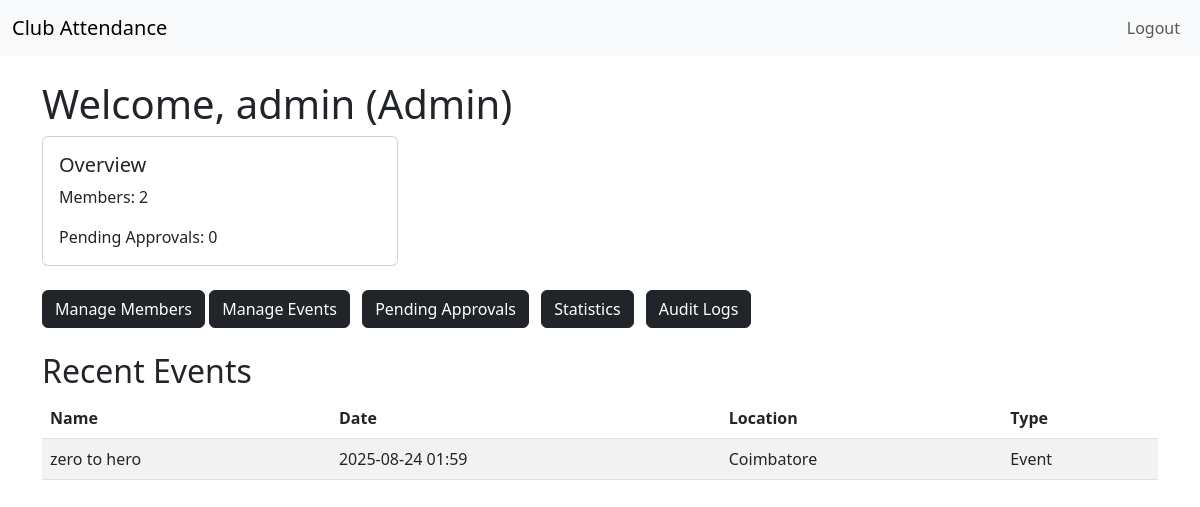
Page /dashboard (signed in) on the earlier database version.
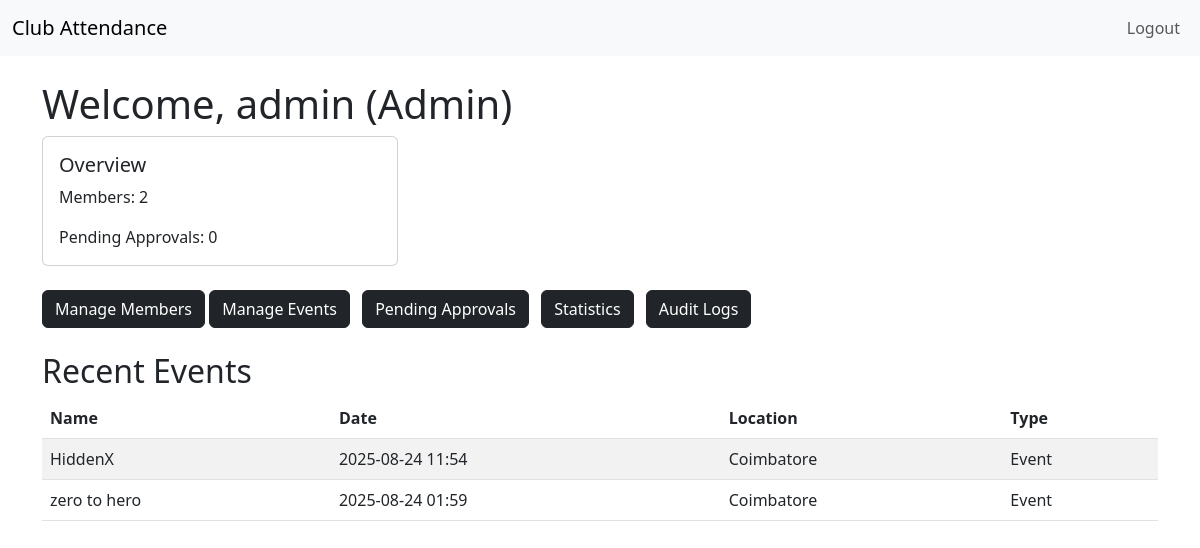
Same page on the later database version.
### app.py (models this page shows)
class Event(db.Model):
    id = db.Column(db.Integer, primary_key=True)
    name = db.Column(db.String(100), nullable=False)
    date_time = db.Column(db.DateTime, nullable=False)
    location = db.Column(db.String(100), nullable=False)
    type = db.Column(db.String(50), nullable=False)
    importance = db.Column(db.String(20))
    urgency = db.Column(db.String(20))
    seriousness = db.Column(db.String(20))

### app.py (the view)
@app.route('/dashboard')
@login_required
def dashboard():
    if current_user.role == 'admin':
        members_count = Member.query.count()
        pending_approvals = Approval.query.filter_by(status='pending').count()
        events = Event.query.order_by(Event.date_time.desc()).limit(5).all()
        return render_template('admin_dashboard.html', members_count=members_count, pending_approvals=pending_approvals, events=events)
    else:
        events = Event.query.filter(Event.date_time >= datetime.utcnow()).order_by(Event.date_time).all()
        return render_template('taker_dashboard.html', events=events)

### app.py (called while the page is built)
@login_manager.user_loader
def load_user(user_id):
    return User.query.get(int(user_id))

### templates/admin_dashboard.html (shortened to what this page needs)
{% extends 'base.html' %}
{% block content %}
    <h1>Welcome, {{ current_user.username }} (Admin)</h1>
    <div class="row mb-4">
        <div class="col-md-4">
            <div class="card">
                <div class="card-body">
                    <h5 class="card-title">Overview</h5>
                    <p class="card-text">Members: {{ members_count }}</p>
                    <p class="card-text">Pending Approvals: {{ pending_approvals }}</p>
                </div>
            </div>
        </div>
    </div>
    <div class="mb-4">
        <a href="{{ url_for('members') }}" class="btn btn-dark ">Manage Members</a>
        <a href="{{ url_for('events') }}" class="btn btn-dark me-2">Manage Events</a>
        <a href="{{ url_for('approvals') }}" class="btn btn-dark me-2">Pending Approvals</a>
        <a href="{{ url_for('statistics') }}" class="btn btn-dark me-2">Statistics</a>
        <a href="{{ url_for('audit_logs') }}" class="btn btn-dark">Audit Logs</a>
    </div>
    <h2>Recent Events</h2>
    <table class="table table-striped">
        <thead>
            <tr>
                <th>Name</th>
                <th>Date</th>
                <th>Location</th>
                <th>Type</th>
            </tr>
        </thead>
        <tbody>
            {% for event in events %}
                <tr>
                    <td>{{ event.name }}</td>
                    <td>{{ event.date_time.strftime('%Y-%m-%d %H:%M') }}</td>
                    <td>{{ event.location }}</td>
                    <td>{{ event.type }}</td>
                </tr>
            {% endfor %}
        </tbody>
    </table>
{% endblock %}

Differences in the rows shown:
added Event: name "HiddenX", date_time "2025-08-24 11:54", location "Coimbatore", type "Event"
